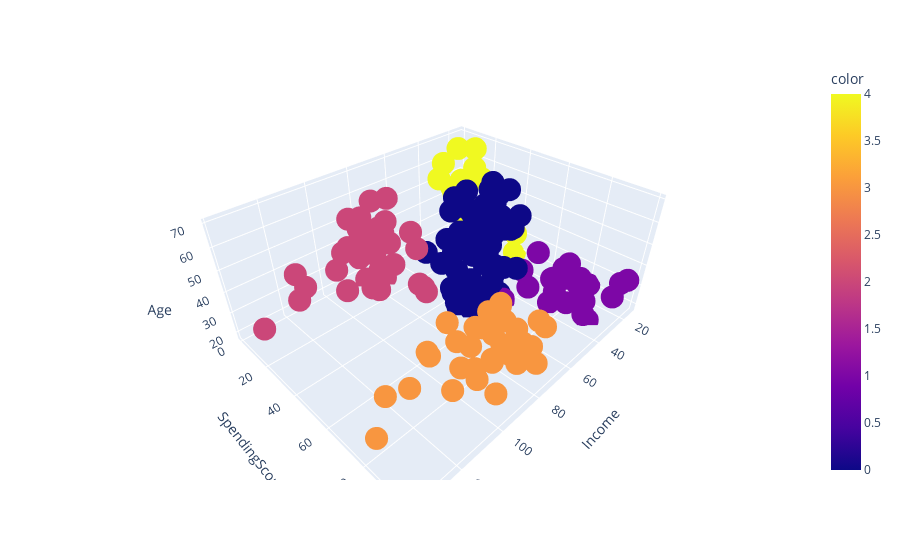

This figure's notebook cell:
### Code cell
fig = px.scatter_3d(data_frame=X, x='Income', y='SpendingScore', z='Age', color=K_means_5.labels_)
fig.show()

### Figure 1 — Plotly figure (JSON) as saved in the notebook; plotly's stock layout.template omitted (floating-point values rounded to 4 significant figures; data arrays with more than 128 entries replaced by an {"elided": "..."} marker saying what was removed)
{"data": [{"hovertemplate": "Income=%{x}<br>SpendingScore=%{y}<br>Age=%{z}<br>color=%{marker.color}<extra></extra>", "legendgroup": "", "marker": {"color": {"elided": "200 int values"}, "coloraxis": "coloraxis", "symbol": "circle"}, "mode": "markers", "name": "", "scene": "scene", "showlegend": false, "type": "scatter3d", "x": {"elided": "200 int values"}, "y": {"elided": "200 int values"}, "z": {"elided": "200 int values"}}], "layout": {"coloraxis": {"colorbar": {"title": {"text": "color"}}, "colorscale": [[0, "#0d0887"], [0.1111, "#46039f"], [0.2222, "#7201a8"], [0.3333, "#9c179e"], [0.4444, "#bd3786"], [0.5556, "#d8576b"], [0.6667, "#ed7953"], [0.7778, "#fb9f3a"], [0.8889, "#fdca26"], [1, "#f0f921"]]}, "legend": {"tracegroupgap": 0}, "margin": {"t": 60}, "scene": {"domain": {"x": [0, 1], "y": [0, 1]}, "xaxis": {"title": {"text": "Income"}}, "yaxis": {"title": {"text": "SpendingScore"}}, "zaxis": {"title": {"text": "Age"}}}}}
